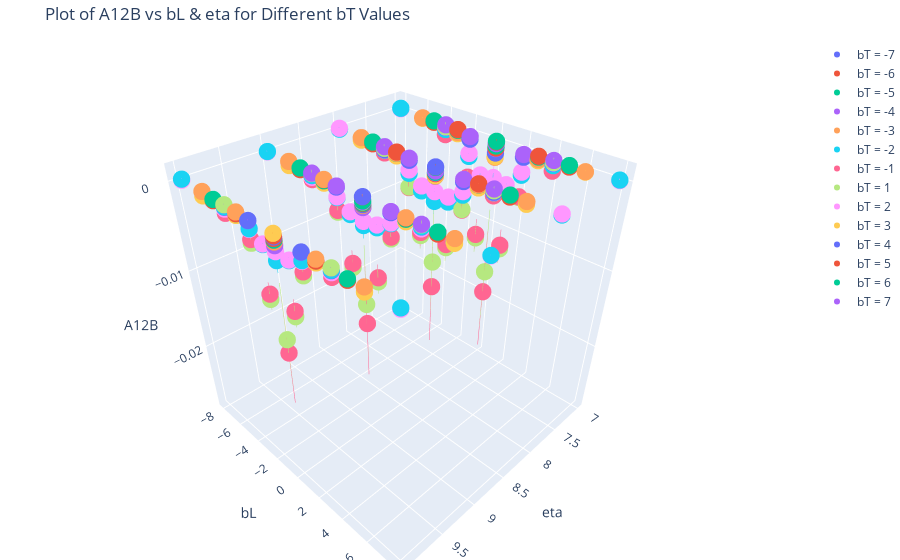

Notebook cell for this chart:
### Code cell
import plotly.graph_objects as go

# Extract unique values for bT
unique_bT = np.unique(etabLbT[:, 2])


fig = go.Figure()
for i, bT in enumerate(unique_bT):
    # Filter data
    mask = etabLbT[:, 2] == bT
    eta_values = etabLbT[mask, 0]
    bL_values = etabLbT[mask, 1]
    A12B_values = A12B[mask]
    A12B_errors = A12Berr[mask]

    # Add trace for each bT
    fig.add_trace(go.Scatter3d(
        x=eta_values , y=bL_values, z=A12B_values,
        mode="markers",
        error_z=dict(type="data", array=A12B_errors, visible=True),
        marker=dict(size=6),
        name=f"bT = {int(bT)}"
    ))

# Update layout
fig.update_layout(
    scene=dict(
        xaxis_title="eta",
        yaxis_title="bL",
        zaxis_title="A12B",
    ),
    title="Plot of A12B vs bL & eta for Different bT Values",
    margin=dict(l=0, r=0, b=0, t=40),
)

# Show interactive plot
fig.show()
